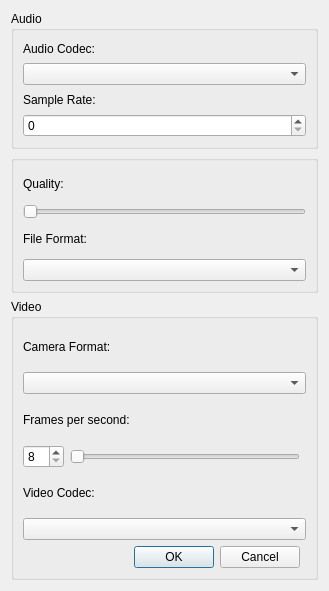
<?xml version="1.0" encoding="UTF-8"?>
<ui version="4.0">
 <class>VideoSettingsUi</class>
 <widget class="QDialog" name="VideoSettingsUi">
  <property name="geometry">
   <rect>
    <x>0</x>
    <y>0</y>
    <width>329</width>
    <height>591</height>
   </rect>
  </property>
  <property name="windowTitle">
   <string>Video Settings</string>
  </property>
  <layout class="QGridLayout" name="gridLayout_3">
   <item row="2" column="0">
    <widget class="QWidget" name="widget" native="true">
     <property name="sizePolicy">
      <sizepolicy hsizetype="Preferred" vsizetype="Preferred">
       <horstretch>0</horstretch>
       <verstretch>0</verstretch>
      </sizepolicy>
     </property>
     <layout class="QVBoxLayout" name="verticalLayout_3">
      <property name="leftMargin">
       <number>0</number>
      </property>
      <property name="topMargin">
       <number>0</number>
      </property>
      <property name="rightMargin">
       <number>0</number>
      </property>
      <property name="bottomMargin">
       <number>0</number>
      </property>
      <item>
       <widget class="QGroupBox" name="groupBox_3">
        <property name="title">
         <string>Audio</string>
        </property>
        <layout class="QVBoxLayout" name="verticalLayout_2">
         <item>
          <widget class="QLabel" name="label_2">
           <property name="text">
            <string>Audio Codec:</string>
           </property>
          </widget>
         </item>
         <item>
          <widget class="QComboBox" name="audioCodecBox"/>
         </item>
         <item>
          <widget class="QLabel" name="label_5">
           <property name="text">
            <string>Sample Rate:</string>
           </property>
          </widget>
         </item>
         <item>
          <widget class="QSpinBox" name="audioSampleRateBox"/>
         </item>
        </layout>
       </widget>
      </item>
      <item>
       <widget class="QGroupBox" name="groupBox">
        <layout class="QVBoxLayout" name="verticalLayout">
         <item>
          <widget class="QLabel" name="label_3">
           <property name="text">
            <string>Quality:</string>
           </property>
          </widget>
         </item>
         <item>
          <widget class="QSlider" name="qualitySlider">
           <property name="maximum">
            <number>4</number>
           </property>
           <property name="orientation">
            <enum>Qt::Orientation::Horizontal</enum>
           </property>
          </widget>
         </item>
         <item>
          <widget class="QLabel" name="label_4">
           <property name="text">
            <string>File Format:</string>
           </property>
          </widget>
         </item>
         <item>
          <widget class="QComboBox" name="containerFormatBox"/>
         </item>
        </layout>
       </widget>
      </item>
     </layout>
    </widget>
   </item>
   <item row="3" column="0">
    <widget class="QGroupBox" name="groupBox_2">
     <property name="title">
      <string>Video</string>
     </property>
     <layout class="QGridLayout" name="gridLayout_2">
      <item row="2" column="0">
       <widget class="QLabel" name="label">
        <property name="text">
         <string>Frames per second:</string>
        </property>
       </widget>
      </item>
      <item row="6" column="0" colspan="2">
       <widget class="QComboBox" name="videoCodecBox"/>
      </item>
      <item row="0" column="0" colspan="2">
       <widget class="QLabel" name="label_8">
        <property name="text">
         <string>Camera Format:</string>
        </property>
       </widget>
      </item>
      <item row="5" column="0" colspan="2">
       <widget class="QLabel" name="label_6">
        <property name="text">
         <string>Video Codec:</string>
        </property>
       </widget>
      </item>
      <item row="1" column="0" colspan="2">
       <widget class="QComboBox" name="videoFormatBox"/>
      </item>
      <item row="7" column="0">
       <widget class="QDialogButtonBox" name="buttonBox">
        <property name="orientation">
         <enum>Qt::Orientation::Horizontal</enum>
        </property>
        <property name="standardButtons">
         <set>QDialogButtonBox::StandardButton::Cancel|QDialogButtonBox::StandardButton::Ok</set>
        </property>
       </widget>
      </item>
      <item row="3" column="0">
       <layout class="QHBoxLayout" name="horizontalLayout">
        <item>
         <widget class="QSpinBox" name="fpsSpinBox">
          <property name="minimum">
           <number>8</number>
          </property>
          <property name="maximum">
           <number>30</number>
          </property>
         </widget>
        </item>
        <item>
         <widget class="QSlider" name="fpsSlider">
          <property name="orientation">
           <enum>Qt::Orientation::Horizontal</enum>
          </property>
         </widget>
        </item>
       </layout>
      </item>
     </layout>
    </widget>
   </item>
  </layout>
 </widget>
 <resources/>
 <connections>
  <connection>
   <sender>buttonBox</sender>
   <signal>accepted()</signal>
   <receiver>VideoSettingsUi</receiver>
   <slot>accept()</slot>
   <hints>
    <hint type="sourcelabel">
     <x>322</x>
     <y>272</y>
    </hint>
    <hint type="destinationlabel">
     <x>44</x>
     <y>230</y>
    </hint>
   </hints>
  </connection>
  <connection>
   <sender>buttonBox</sender>
   <signal>rejected()</signal>
   <receiver>VideoSettingsUi</receiver>
   <slot>reject()</slot>
   <hints>
    <hint type="sourcelabel">
     <x>405</x>
     <y>262</y>
    </hint>
    <hint type="destinationlabel">
     <x>364</x>
     <y>227</y>
    </hint>
   </hints>
  </connection>
 </connections>
</ui>
